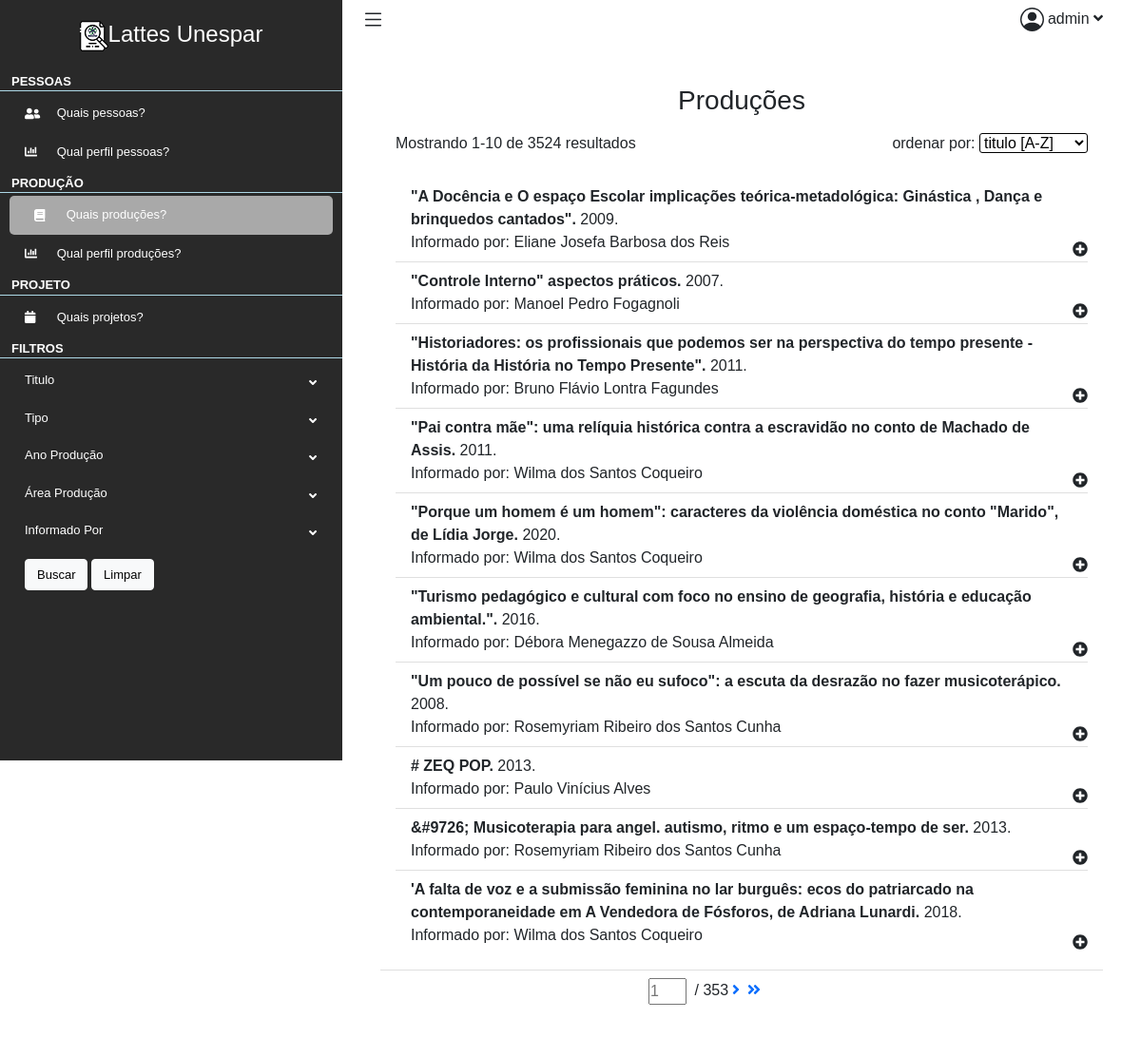
/lattes/producoes (signed in), run on the app's committed database.
### lattes/models.py (models this page shows, shortened)
class Producao(models.Model):
    ano = models.IntegerField()
    informado_por = models.CharField(max_length=255)
    tipo = models.CharField(max_length=255)
    tipo_agrupador = models.CharField(max_length=255)
    titulo = models.CharField(max_length=255)

### lattes/views.py (the view)
# urls.py: path("producoes", views.producoes, name="producoes"),
@login_required
def producoes(request):
    context = {}
    regex = re.compile('(-?[A-Za-z]*)')
    unicode = re.compile('[A-Za-z_Á-û]*')
    ordenar = regex.match(str(request.GET.get('ordenar'))).group()
    area = request.GET.get('area')
    grande_area = request.GET.get('grandeArea')
    if ordenar == 'None':
        ordenar = 'titulo'
    producoes = Producao.objects.all()
    if valid_param(grande_area):
        producoes = producoes.filter(areas_conhecimento__grande_area=grande_area)
    elif valid_param(area):
        producoes = producoes.filter(areas_conhecimento__area=area)
    producoes_filtrada = ProducaoFilter(
        request.GET,
        queryset=producoes.order_by(ordenar)
    )
    paginator = Paginator(producoes_filtrada.qs, 10)
    page_number = request.GET.get('page')
    producoes_page = paginator.get_page(page_number)
    areas = AreaConhecimento.objects.all().values('grande_area', 'area').annotate(total=Count('id'))
    context["areas"] = areas
    context["grande_areas"] = grande_areas(areas)
    context["producoes"] = zip(producoes_page ,[producao.palavrasChave.all() for producao in producoes_page.object_list], [producao.areas_conhecimento.all() for producao in producoes_page.object_list], [producao.setores_atividade.all() for producao in producoes_page.object_list])
    context["Producao_page"] = producoes_page
    context["producoes_filtradas"] = producoes_filtrada
    return render(request, "lattes/producoes/producoes.html", context)

### lattes/templatetags/lattes_extras.py (called while the page is built)
@register.simple_tag
def my_url(value, field_name, urlencode=None):
    url = '?{}={}'.format(field_name, value)
    if urlencode:
        querystring = urlencode.split('&')
        f_querystring = filter(lambda p: p.split('=')[0]!=field_name, querystring)
        e_querystring = '&'.join(f_querystring)
        url='{}&{}'.format(url, e_querystring)
    return url

@register.filter
def replace(value, arg):
    if len(arg.split('|')) != 2:
        return value
    what, to = arg.split('|')
    return value.replace(what, to)

### lattes/views.py (called while the page is built)
def grande_areas(list):
    result = []
    for dictionary in list:
        grande_area = dictionary['grande_area']
        area = dictionary['area']
        total = dictionary['total']
        if not grande_area in [dictionary['grande_area'] for dictionary in result]:
            result.append({'grande_area':grande_area, 'total':total})
        else:
            for dictionary in result:
                if dictionary['grande_area'] == grande_area:
                    index = result.index(dictionary)
                    result.__setitem__(index, {'grande_area':grande_area, 'total':total + result.__getitem__(index)['total']})
    return result

def valid_param(param):
    return param != '' and param != None and param != 'None'

### lattes/templates/lattes/producoes/producoes.html (shortened to what this page needs)
{% extends 'lattes/layout.html' %}
{% load lattes_extras %}
{% load static %}
{% block main %}
<div class="container-fluid p-0">
    <div class="row">
        <div class="col-12">
            <div class="card">
                <div class="card-header">
                    <h1 class="h3 mb-3" style="text-align: center;">Produções</h1>
                    <div id="info">
                        <div>Mostrando {{ Producao_page.start_index }}-{{ Producao_page.end_index }} de {{ Producao_page.paginator.count }} resultados</div>
                        <div>ordenar por:
                            <select id="ordenar" form="filtro" name="ordenar">
                                <option value="titulo">titulo [A-Z]</option>
                            </select>
                        </div>
                    </div>
                </div>
                <div class="card-body">
                    <ul class="list-group list-group-flush">
                        {% for producao, palavras_chave, areas_conhecimento, setores_atividade in producoes%}
                        <li class="list-group-item">
                            <b>{{ producao.titulo}}.</b> {{ producao.ano }}.<br>
                            Informado por: {{ producao.informado_por }} <br>
                            <div class="drop-bnt"><i class="fa fa-plus-circle"></i></div>
                        </li>
                        {% endfor %}
                    </ul>
                </div>
                <div class="card-footer">
                    <div class="paginator">
                        <form method="GET">
                            <input type="number" name="page" placeholder="{{Producao_page.number}}"> /
                            {{Producao_page.paginator.num_pages}}
                        </form>
                        {% if Producao_page.has_next %}
                        <a href="{% my_url Producao_page.next_page_number 'page' request.GET.urlencode %}"><i
                                class="fas fa-angle-right"></i></a>
                        <a href="{% my_url Producao_page.paginator.num_pages 'page' request.GET.urlencode %}"><i
                                class="fas fa-angle-double-right"></i></a>
                        {% endif %}
                    </div>
                </div>
            </div>
        </div>
    </div>
</div>
{% endblock %}
{% block filtro %}
<form method="GET" id="filtro">
    <li>
        <div class="drop-bnt">
            Titulo <i class="fas fa-angle-down"></i>
        </div>
    </li>
    <li>
        <div class="drop-bnt">
            Tipo <i class="fa fa-angle-down"></i>
        </div>
    </li>
    <li>
        <div class="drop-bnt">
            Ano Produção <i class="fas fa-angle-down"></i>
        </div>
    </li>
    <li id="filtro-area">
        <div class="drop-bnt">
        Área Produção <i class="fas fa-angle-down"></i>
        </div>
    </li>
    <li>
        <div class="drop-bnt">
            Informado Por <i class="fas fa-angle-down"></i>
        </div>
    </li>
    <div class="submit">
        <input type="submit" value="Buscar" class="btn btn-light" id="btn-submit">
        <button type="button" class="btn btn-light" onclick="Limpar()" id="btn-limpar">Limpar</button>
    </div>
</form>
{% endblock %}

### lattes/templates/lattes/layout.html (shortened to what this page needs)
{% load static %}
<!DOCTYPE html>
<html lang="pt-br">
<head>
    <link rel="stylesheet" href="{% static 'css/estilo.css' %}">
    <link href="https://cdn.jsdelivr.net/npm/bootstrap@5.0.0-beta3/dist/css/bootstrap.min.css" rel="stylesheet">
</head>
<body>
    <div class="content">
        <aside class="sidebar">
            <a href="#" class="sidebar-logo"><img src="{% static 'imagens/sidebar-logo-lattesunespar.png' %}" alt="logo lattes unespar">Lattes Unespar</a>
            <nav class="links">
                <ul>
                    <li>
                        <div class="link-title">Pessoas</div>
                        <ul>
                            <li>
                                <a href="{% url 'lattes:pessoas' %}">
                                    <i class="fas fa-user-friends"></i>
                                    Quais pessoas?
                                </a>
                            </li>
                            <li>
                                <a href="{% url 'lattes:perfilPessoas' %}">
                                    <i class="fas fa-chart-bar"></i>
                                    Qual perfil pessoas?
                                </a>
                            </li>
                        </ul>
                    </li>
                    <li>
                        <div class="link-title">Produção</div>
                        <ul>
                            <li>
                                <a href="{% url 'lattes:producoes' %}">
                                    <i class="fas fa-book"></i>
                                    Quais produções?
                                </a>
                            </li>
                            <li>
                                <a href="{% url 'lattes:perfilProducao' %}">
                                    <i class="fas fa-chart-bar"></i>
                                    Qual perfil produções?
                                </a>
                            </li>
                        </ul>
                    </li>
                    <li>
                        <div class="link-title">Projeto</div>
                        <ul>
                            <li>
                                <a href="{% url 'lattes:projetos' %}">
                                    <i class="fas fa-calendar"></i>
                                    Quais projetos?
                                </a>
                            </li>
                        </ul>
                    </li>
                    <li>
                        <div class="link-title">Filtros</div>
                        <ul id="filtros">
                            {% block filtro %}
                            {% endblock %}
                        </ul>
                    </li>
                </ul>
            </nav>
        </aside>
        <div class="main">
            <nav class="navbar navbar-expand navbar-light navbar-bg">
                <div class="drop-btn-sidebar">
                </div>
                <div class="drop-bnt" id="user-icon">
                    {{request.user.username}}
                    <i class="fas fa-angle-down"></i>
                </div>
            </nav>
            <main>
                {% block main %}
                {% endblock %}
            </main>
        </div>
</body>
</html>

### lattes/static/css/estilo.css (style rules this page uses)
* { padding: 0; margin: 0; font-family: sans-serif, Poppins,Helvetica Neue,Arial; }
:root { --primary-dark: #292929; --primary: #363636; --secundary-dark: #487b94; --secundary: #98bbd6; --white: #d3dedc; }
body { font-size: .825rem; font-weight: 400; line-height: 1.625; }
#info { display: flex; justify-content: space-between; }
main { flex: 1; width: 100%; padding: 2.5rem 2.5rem 1.5rem; }
#user-icon { position: absolute; right: 40px; cursor: pointer; }
#user-icon .fa-angle-down { position: static; }
.main { display: flex; flex-direction: column; background-color: #fff; margin-left: 360px; width: 100%; min-height: 100vh; }
.navbar { width: 100%; position: relative; padding: .875rem 1.25rem; background-color: #fff; }
.main .card { border: 0 solid transparent; margin-bottom: 20px; }
.main .card-header { background-color: #fff; border-bottom: 0 solid transparent; }
.main .card-footer { border-bottom: 0 solid transparent; margin-bottom: 20px; background-color: #fff; }
.paginator { width: 28%; margin: 0 auto 0; display: flex; }
.paginator input,.paginator i { margin: 0 4px 0; width: 40px; vertical-align: middle; }
.content { display: flex; flex-direction: row; height: 100%; }
.links ul { list-style: none; padding: 0; }
.sidebar a ,.sidebar a:hover { text-decoration: none; color: white; }
.links i { display: inline-block; vertical-align: middle; margin-right: 10px; width: 20px; }
.links li, #filtros { direction: inherit; box-sizing: border-box!important; position: relative; display: block; height: 100%; width: auto; max-width: 100%; max-height: 100%; font-size: 13px; font-weight: 400; }
.links .link-title { min-height: 20px; text-transform: uppercase; font-size: 13px; font-weight: 700; padding: 0 5px 0 12px; margin: 0; margin-top:3px; margin-bottom: 3px; border-bottom: 1px solid lightblue; }
.sidebar { position: fixed; background-color: var(--primary-dark); color: white; width: 360px; height: 100vh; overflow: auto; }
.sidebar-logo { font-weight: 500; font-size: 1.5rem; padding: 1.15rem 1.5rem; display: block; text-align: center; color: #fff; }
.sidebar-logo img { vertical-align: middle; }
.drop-bnt .fa-angle-down { position: absolute; right: 1.7rem; top: 1rem; }
.submit input, .submit button { font-size: 13px; }
.drop-btn-sidebar { cursor: pointer; }
.links a,#filtros .drop-bnt { display: block; padding: .625rem 1.625rem; cursor: pointer; }
#filtros .submit,#filtros .wrapper.wrapper.show { margin: .625rem 1.625rem; }
#filtro #btn-submit { position: inherit; transform: translateX(0); }
#ordenar { border: 1px solid black; border-radius: 3px; background-color: white; }
.list-group-item { position: relative; }
.list-group-item .drop-bnt { position: absolute; right: 0; bottom: 0; }
.drop-bnt { cursor: pointer; }

### lattes/templates/lattes/producoes/producoes.html (style rules this page uses)
#info { display: flex; justify-content: space-between; }

### data on the page
Producao: titulo "\"A Docência e O espaço Escolar implicações teórica-metadológica: Ginástica , Dança e brinquedos cantados\"", ano "2009", informado_por "Eliane Josefa Barbosa dos Reis"
Producao: titulo "\"Controle Interno\" aspectos práticos", ano "2007", informado_por "Manoel Pedro Fogagnoli"
Producao: titulo "\"Historiadores: os profissionais que podemos ser na perspectiva do tempo presente - História da História no Tempo Presente\"", ano "2011", informado_por "Bruno Flávio Lontra Fagundes"
Producao: titulo "\"Pai contra mãe\": uma relíquia histórica contra a escravidão no conto de Machado de Assis", ano "2011", informado_por "Wilma dos Santos Coqueiro"
Producao: titulo "\"Porque um homem é um homem\": caracteres da violência doméstica no conto \"Marido\", de Lídia Jorge", ano "2020", informado_por "Wilma dos Santos Coqueiro"
Producao: titulo "\"Turismo pedagógico e cultural com foco no ensino de geografia, história e educação ambiental.\"", ano "2016", informado_por "Débora Menegazzo de Sousa Almeida"
Producao: titulo "\"Um pouco de possível se não eu sufoco\": a escuta da desrazão no fazer musicoterápico", ano "2008", informado_por "Rosemyriam Ribeiro dos Santos Cunha"
Producao: titulo "# ZEQ POP", ano "2013", informado_por "Paulo Vinícius Alves"
Producao: titulo "&#9726; Musicoterapia para angel. autismo, ritmo e um espaço-tempo de ser", ano "2013", informado_por "Rosemyriam Ribeiro dos Santos Cunha"
Producao: titulo "'A falta de voz e a submissão feminina no lar burguês: ecos do patriarcado na contemporaneidade em A Vendedora de Fósforos, de Adriana Lunardi", ano "2018", informado_por "Wilma dos Santos Coqueiro"

### other printed values
{{ request.user.username }} "admin"
{{ Producao_page.start_index }} "1"
{{ Producao_page.end_index }} "10"
{{ Producao_page.paginator.count }} "3524"
{{ Producao_page.paginator.num_pages }} "353"
